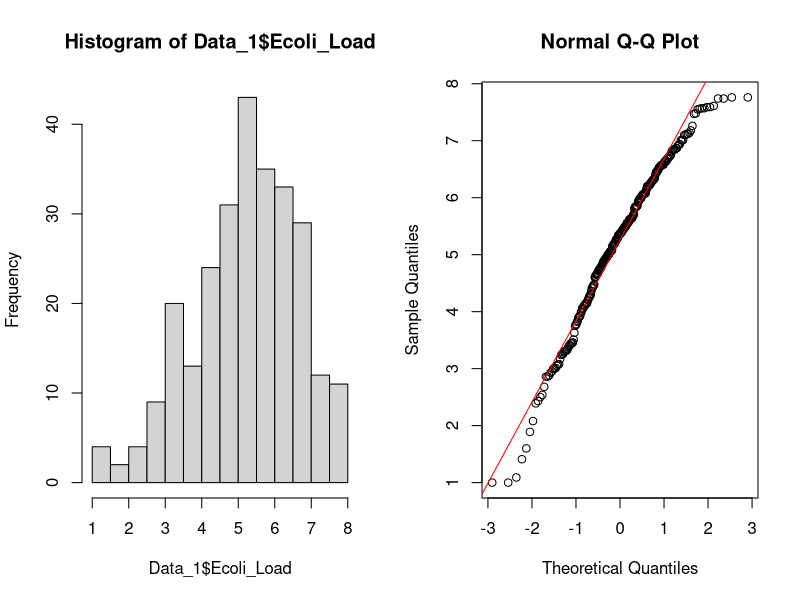
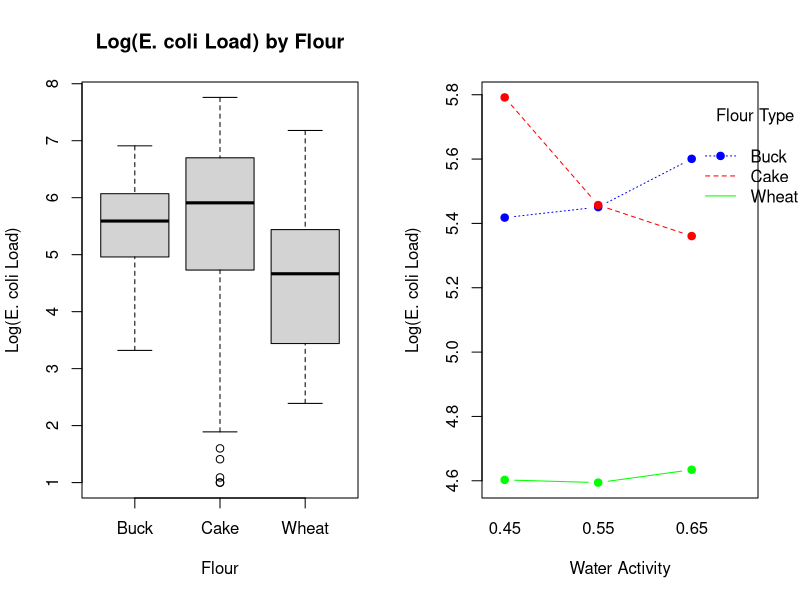
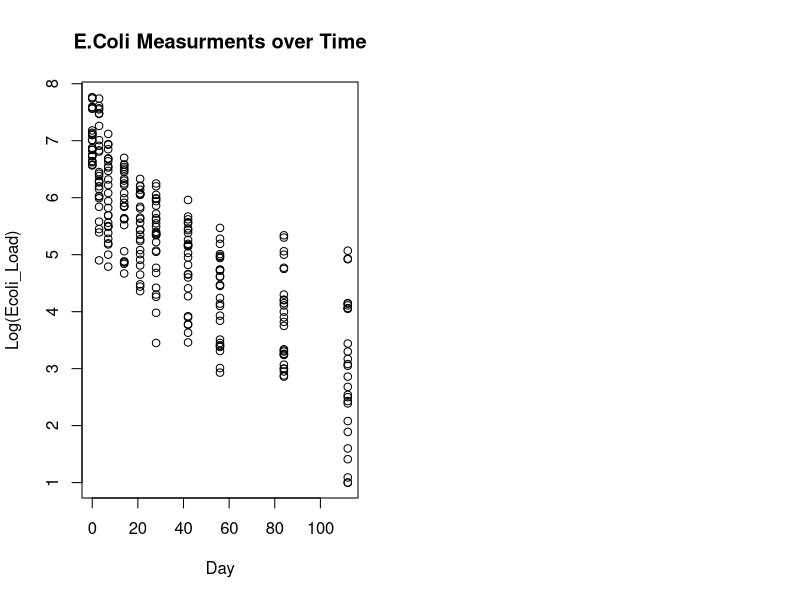
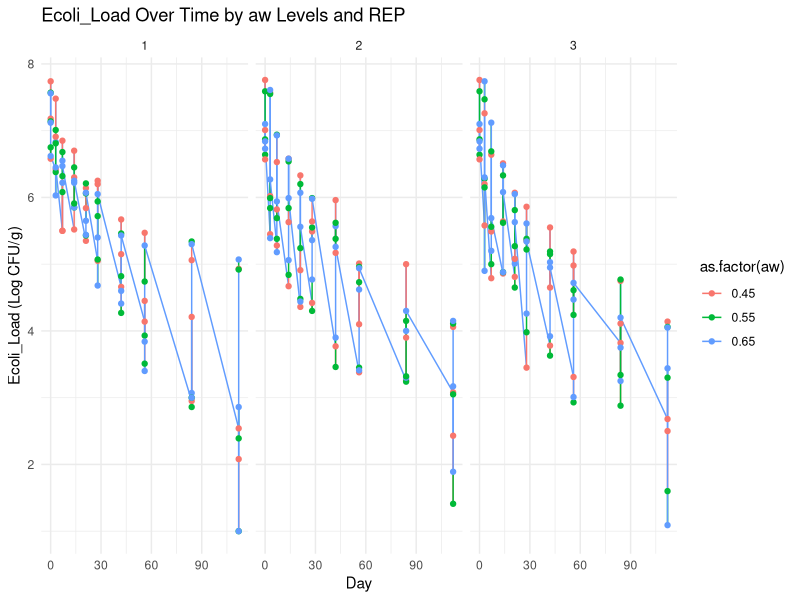

The R source for these figures, in order:
## ---- chunk 1
#| echo: false
suppressPackageStartupMessages(library(knitr))
suppressPackageStartupMessages(library(dplyr))
Data_1 <- read.csv("Data-1.csv")
head(Data_1) %>%
  kable(caption = "E. coli Survival Data") # This creates a simple table
## ---- chunk 2
#| echo: false
Data_1 <- read.csv("Data-1.csv")
par(mfrow = c(1,2))
hist(Data_1$Ecoli_Load)
qqnorm(Data_1$Ecoli_Load)
qqline(Data_1$Ecoli_Load, col = "red")

## ---- chunk 3
#| echo: false
# Load the dataset first

Data_1 <- read.csv("Data-1.csv")


suppressPackageStartupMessages(library(dplyr))
Data_1 %>%
 group_by(Flour) %>%
 summarise(
   Mean_Ecoli_Load = mean(Ecoli_Load, na.rm = TRUE),
   Median_Ecoli_Load = median(Ecoli_Load, na.rm = TRUE),
   SD_Ecoli_Load = sd(Ecoli_Load, na.rm = TRUE)
 )
boxplot(Ecoli_Load ~ Flour, data = Data_1, main="Log(E. coli Load) by Flour", xlab="Flour", ylab="Log(E. coli Load)")

## ---- chunk 4
#| echo: false
interaction.plot(x.factor = Data_1$aw,
                 trace.factor = Data_1$Flour,
                 response = Data_1$Ecoli_Load,
                 type = "b",
                 legend = TRUE,
                 xlab = "Water Activity",
                 ylab = "Log(E. coli Load)",
                 trace.label = "Flour Type",
                 col = c("blue", "red", "green"),
                 pch = 19)

## ---- chunk 5
#| echo: false
plot(x=Data_1$Day, y=Data_1$Ecoli_Load, xlab = "Day", ylab = "Log(Ecoli_Load)", main = "E.Coli Measurments over Time")

## ---- chunk 6
#| echo: false
#  Line Graph for Ecoli_Load over time (Days) for each 'aw' and 'REP'
suppressPackageStartupMessages(library(ggplot2))
lineplot_gg <- ggplot(Data_1, aes(x = Day, y = Ecoli_Load, color = as.factor(aw), group = REP)) +
  geom_line() +
  geom_point() +
  facet_wrap(~ REP) +  # Separate lines for each replicate
  ggtitle("Ecoli_Load Over Time by aw Levels and REP") +
  xlab("Day") +
  ylab("Ecoli_Load (Log CFU/g)") +
  theme_minimal()

print(lineplot_gg)
## ---- chunk 7
#| echo: false
suppressPackageStartupMessages(library(broom))
m1 <- lm(Ecoli_Load ~ Flour * Day * aw, data = Data_1)
summary(m1)

